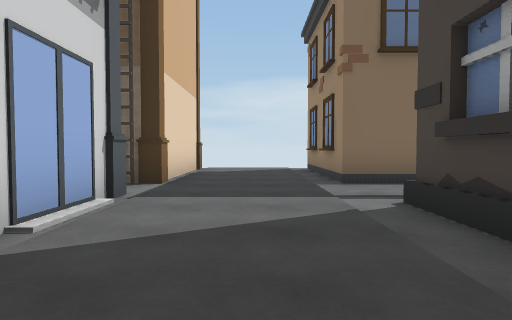
View 1 (above)

24 first-person views from a walk through a scene from a Unity 3-D project. The camera is 1.2 m above the floor, tilts 2° down and sees 75° across. Doors are open. The floor is counted in squares, 2 m on a side. Each view is taken from the middle of a square. On the plan, view 1 faces up. The plan holds only what a view shows up to about 10 squares ahead; the rest is blank. The place goes on beyond the plan. The player character is not drawn. Some surface patterns are stand-ins.

View 2
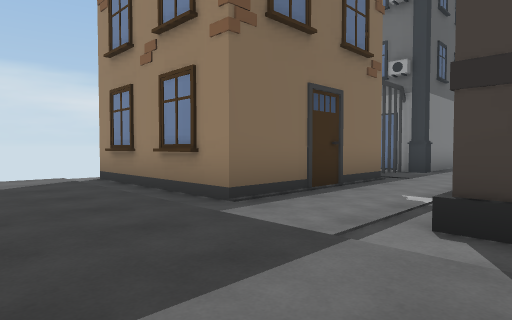

View 3
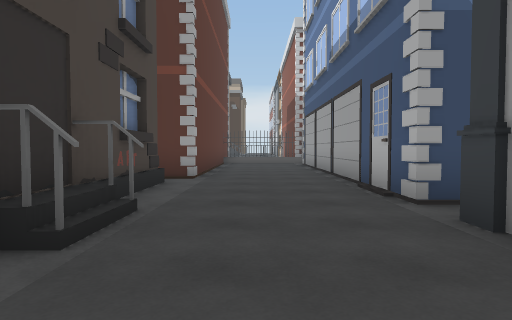

View 4
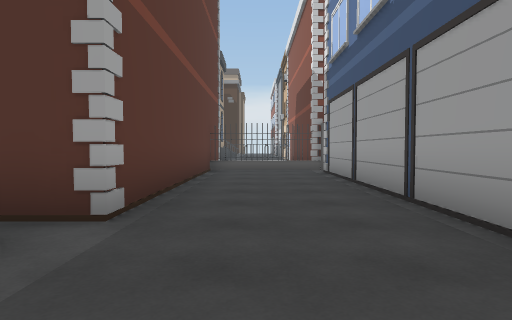

View 5
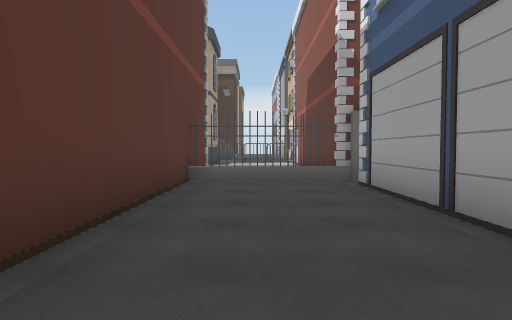

View 6
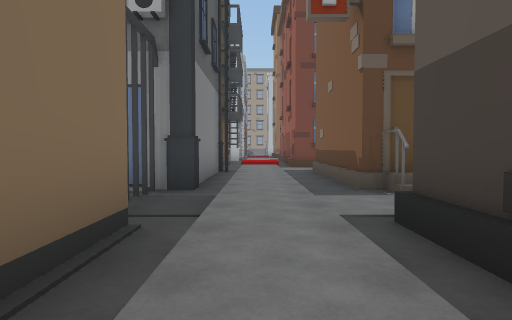

View 7
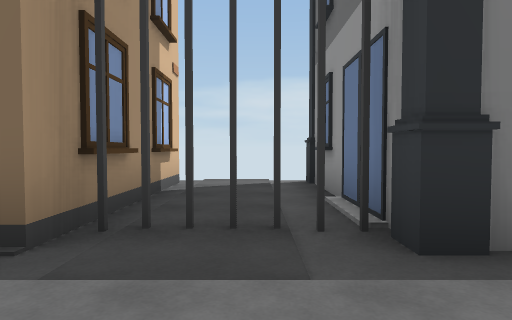

View 8
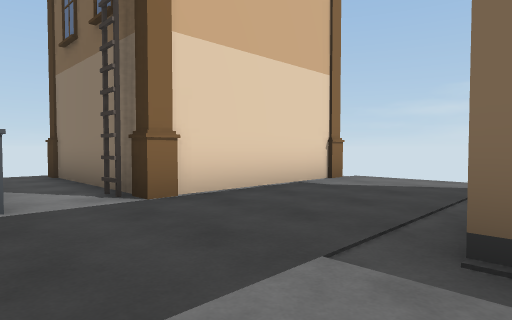

View 9
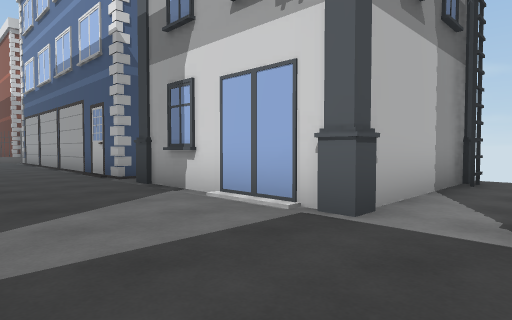

View 10
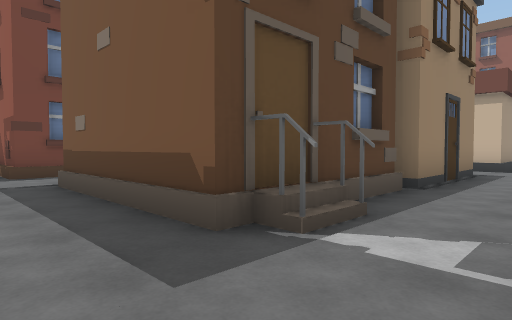

View 11
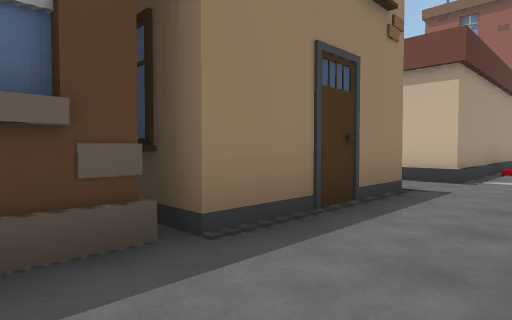

View 12
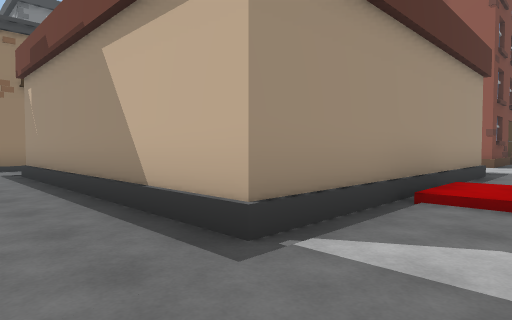

View 13
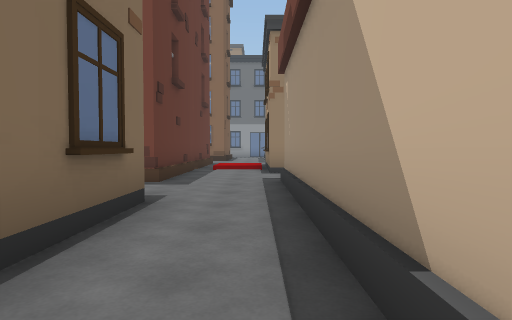

View 14
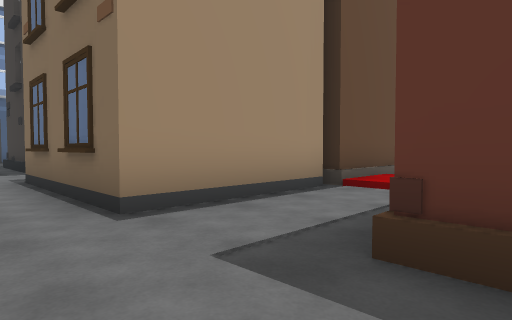

View 15
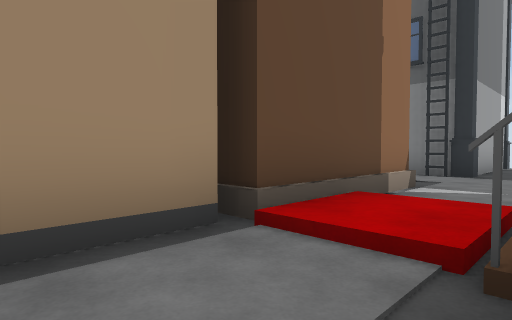

View 16
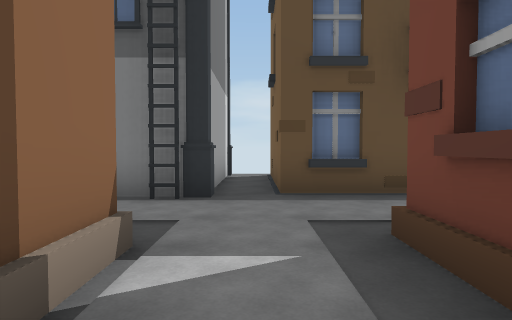

View 17
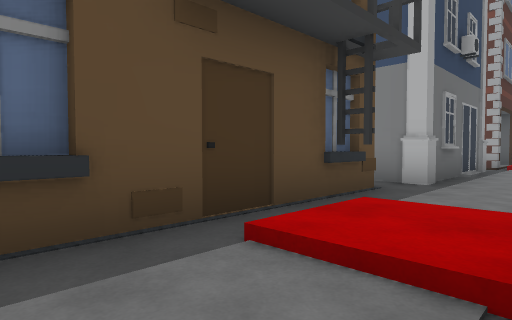

View 18
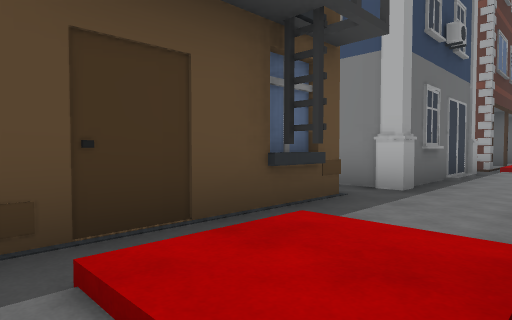

View 19
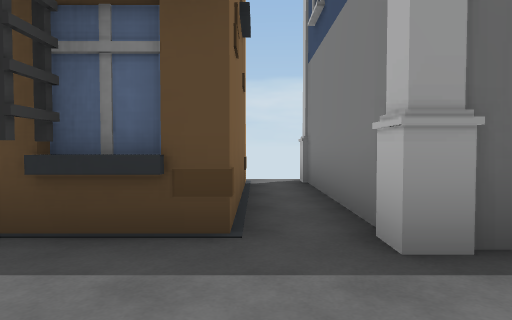

View 20
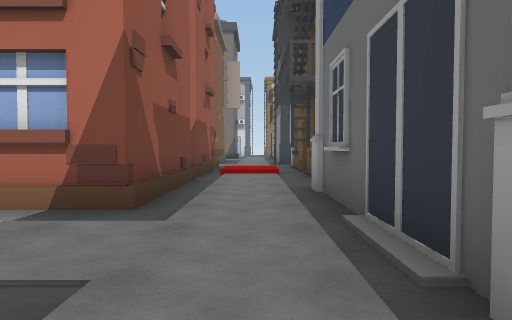

View 21
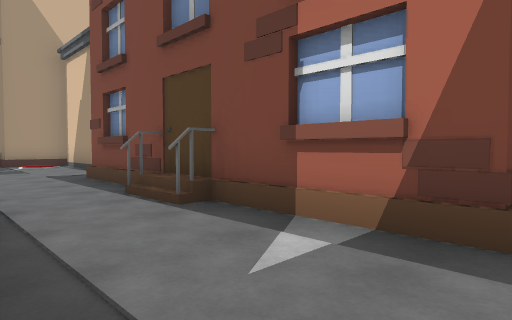

View 22
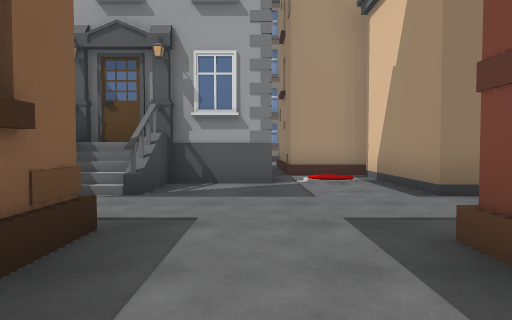

View 23
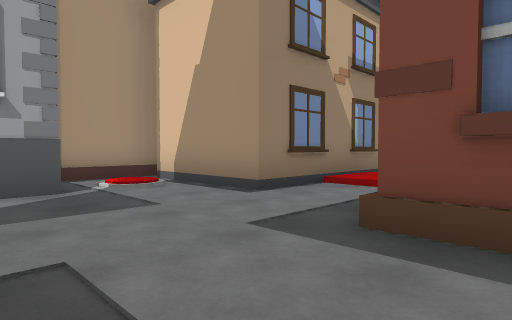

View 24
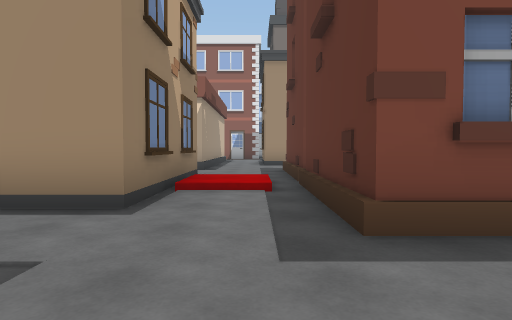

### Floor plan
Key: @ floor where view 1 was taken; # wall or solid block; . main floor; : floor 0.25 m higher than the main floor; / step, stairs or slope; O other object.
Columns run from 6 left of view 1 to 26 right of it. Each row starts with its distance up from view 1.
 10     #...O  O..#   #.     .#
  9     #...O  O..#   #.     .#
  8     #...O  O..#   #.     .#
  7    ##...O  O..O  ##.#####.##
  6 ####O...OOOO..####O.....O.O####O
  5 ......................:/......./
  4 ####O.../////.......////....../
  3    ##...#   /.#####./      #..O
  2     #...#   /.#   #./      #../
  1     #..O#   /.#   #:O      #O./
  0     O.@O#   /.#####//      #/./
 -1     O...#   /.O   O./      #..
 -2     O...O   /.O   O..      #...
 -3     O...### /.O   O..###/###...
 -4     O...#   ............//......
 -5     #...    ............//......
 -6     O...    ..#######..OOOO.... O
 -7     #...    ..#            //OOOO
 -8     O...    /:#           O..O
 -9     O...     :#           ###
-10     ....  OO  #             #
-11     #O##     .#             #
-12     #  #     .#
-13     #  O     ..
-14     #        ..

Where each view was taken, in squares from view 1:
view 1: 0 up, 0 right, facing up
view 2: 3 up, 1 left, facing up-right
view 3: 3 up, 0 right, facing down
view 4: 1 down, 0 right, facing down
view 5: 4 down, 0 right, facing down
view 6: 5 up, 3 right, facing right
view 7: 4 up, 7 right, facing up
view 8: 4 up, 2 right, facing up-left
view 9: 6 up, 1 right, facing down-left
view 10: 5 up, 6 right, facing down-right
view 11: 1 up, 6 right, facing down-right
view 12: 4 down, 6 right, facing down-right
view 13: 5 down, 8 right, facing right
view 14: 5 down, 15 right, facing up-left
view 15: 2 down, 14 right, facing up-left
view 16: 1 up, 13 right, facing up
view 17: 4 up, 14 right, facing up-right
view 18: 4 up, 15 right, facing up-right
view 19: 4 up, 19 right, facing up
view 20: 5 up, 25 right, facing left
view 21: 4 up, 24 right, facing down-left
view 22: 1 down, 23 right, facing down
view 23: 2 down, 24 right, facing down-left
view 24: 4 down, 24 right, facing left
